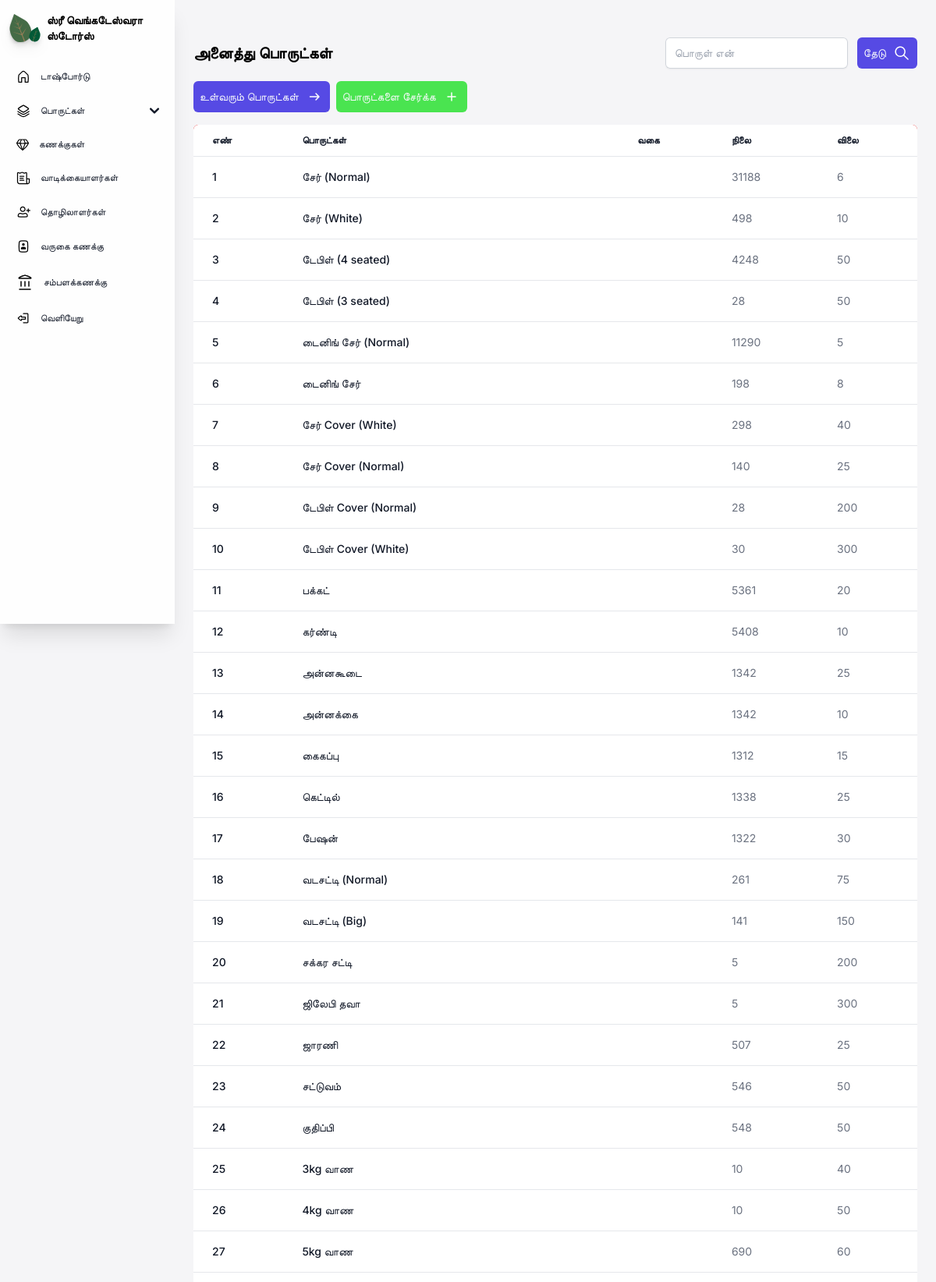
Screenshot of /stocks/ (upper part) with the database file from the repository.
### core/models.py (models this page shows, shortened)
class stock(models.Model):
    productname = models.CharField(max_length=70, db_index=True)
    category = models.CharField(max_length=50, blank=True)
    maximumstock = models.PositiveIntegerField()
    quantity = models.PositiveIntegerField()
    price = models.PositiveIntegerField()

### core/views.py (the view)
# urls.py: path('stocks/', cvs.stocks),
def stocks(request):
    stocks = stock.objects.all()
    if request.method == 'POST':
        i = request.POST.get('id')
        c = stock.objects.filter(Q(id__icontains=i) | Q(productname__icontains = i))
        print(c)
        return render(request, "core/stocks.html", {'stocks':c})
    return render(request, "core/stocks.html", {'stocks':stocks})

### core/templates/core/stocks.html (shortened to what this page needs)
{% load static %}
{% load static tailwind_tags%}
<!DOCTYPE html>
<html lang="en">
<head>
    <link href="https://cdnjs.cloudflare.com/ajax/libs/flowbite/2.3.0/flowbite.min.css" rel="stylesheet" />
    {% tailwind_css %}
</head>
<body class="font-inter bg-[#F5F5F7] max-w-full h-[100%]">
<section class="sm:ml-56 px-6 pb-4 max-w-full min-h-[100%]">
    <div class="relative">
    {% include 'core/navigation.html' %}
    </div>
    <div class="flex justify-between flex-wrap w-full items-center sm:mt-12 mt-6 gap-4">
        <div>
            <p class="font-inter font-semibold text-xl">அனைத்து பொருட்கள்</p>
        </div>
        <form method="POST">
            <div class="searchbar w-full flex gap-3 sm:flex-wrap">
                    <input id="customer" name="id" autocomplete="off" type="text" required placeholder="பொருள் என்" class="block rounded-md border-0 py-1.5 text-gray-900 shadow-sm ring-1 ring-inset ring-gray-300 placeholder:text-gray-400 focus:ring-2 focus:ring-inset focus:ring-indigo-600 sm:text-sm sm:leading-6">
                    <button class="px-2 py-2 bg-[#564AE4] flex items-center rounded-md gap-2 text-slate-50 text-sm">
                        தேடு
                        <img src="{% static  'images/Search.svg' %}" alt="plus">
                    </button>
            </div>
        </form>
    </div>
    <main class="mt-4 min-w-full h-full">
    <div class="flex justify-between mt-2 items-center gap-2 flex-wrap">
    <div class="flex gap-2">
        <a href="/incomingstocks">
        <button class="px-2 py-2 bg-[#564AE4] flex items-center rounded-md gap-2 text-slate-50 text-sm">
            உள்வரும் பொருட்கள்
            <img src="{% static  'images/Arrow right.svg' %}" alt="plus">
        </button>
        </a>
        <a href="/addstock">
        <button class="px-2 py-2 bg-[#4AE450] flex items-center rounded-md gap-2 text-slate-50 text-sm font-inter">
            பொருட்களை சேர்க்க
            <img src="{% static  'images/Plus.svg' %}" alt="plus">
        </button>
        </a>
    </div>
    </div>
        <div class="relative max-w-[100%] min-h-full overflow-x-scroll mt-4 rounded-md bg-red-500">
            <table class="text-sm text-left min-h-full text-gray-500 bg-white dark:text-gray-400 rounded-md shadow-md overflow-x-auto w-full">
                <thead class="border-b text-xs text-gray-900 uppercase dark:text-gray-400">
                    <tr>
                        <th scope="col" class="px-6 py-3">
                            எண்
                        </th>
                        <th scope="col" class="px-6 py-3">
                            பொருட்கள்
                        </th>
                        <th scope="col" class="px-6 py-3">
                            வகை
                        </th>
                        <th scope="col" class="px-6 py-3">
                            நிலை
                        </th>
                        <th scope="col" class="px-6 py-3">
                            விலை
                        </th>
                    </tr>
                </thead>
                <tbody>
                    {% for stock in stocks %}
                    <tr class="border-b">
                        <th scope="row" class="hover:underline px-6 py-4 font-medium text-gray-900 whitespace-nowrap">
                            <a href="{% url 'editstock' stock.id%}">
                            {{stock.id}}
                            </a>
                        </th>
                        <th scope="row" class="hover:underline px-6 py-4 font-medium text-gray-900 whitespace-nowrap">
                            <a href="{% url 'editstock' stock.id%}">
                            {{stock.productname}}
                            </a>
                        </th>
                        <td class="px-6 py-4">
                        </td>
                        <td class="px-6 py-4">
                            {{stock.quantity}}
                        </td>
                        <td class="px-6 py-4">
                            {{stock.price}}
                        </td>
                    </tr>
                    {% endfor %}
                </tbody>
            </table>
        </div>
    </main>
</section>
</body>
</html>

### rows the page displays
stock: id "1", productname "சேர் (Normal)", quantity "31188", price "6"
stock: id "2", productname "சேர் (White)", quantity "498", price "10"
stock: id "3", productname "டேபிள் (4 seated)", quantity "4248", price "50"
stock: id "4", productname "டேபிள் (3 seated)", quantity "28", price "50"
stock: id "5", productname "டைனிங் சேர் (Normal)", quantity "11290", price "5"
stock: id "6", productname "டைனிங் சேர்", quantity "198", price "8"
stock: id "7", productname "சேர் Cover (White)", quantity "298", price "40"
stock: id "8", productname "சேர் Cover (Normal)", quantity "140", price "25"
stock: id "9", productname "டேபிள் Cover (Normal)", quantity "28", price "200"
stock: id "10", productname "டேபிள் Cover (White)", quantity "30", price "300"
stock: id "11", productname "பக்கட்", quantity "5361", price "20"
stock: id "12", productname "கர்ண்டி", quantity "5408", price "10"
stock: id "13", productname "அன்னகூடை", quantity "1342", price "25"
stock: id "14", productname "அன்னக்கை", quantity "1342", price "10"
stock: id "15", productname "கைகப்பு", quantity "1312", price "15"
stock: id "16", productname "கெட்டில்", quantity "1338", price "25"
stock: id "17", productname "பேஷன்", quantity "1322", price "30"
stock: id "18", productname "வடசட்டி (Normal)", quantity "261", price "75"
stock: id "19", productname "வடசட்டி (Big)", quantity "141", price "150"
stock: id "20", productname "சக்கர சட்டி", quantity "5", price "200"
stock: id "21", productname "ஜிலேபி தவா", quantity "5", price "300"
stock: id "22", productname "ஜாரணி", quantity "507", price "25"
stock: id "23", productname "சட்டுவம்", quantity "546", price "50"
stock: id "24", productname "குதிப்பி", quantity "548", price "50"
stock: id "25", productname "3kg வாண", quantity "10", price "40"
stock: id "26", productname "4kg வாண", quantity "10", price "50"
stock: id "27", productname "5kg வாண", quantity "690", price "60"
